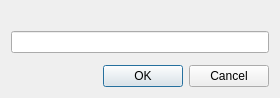
<?xml version="1.0" encoding="UTF-8"?>
<ui version="4.0">
 <class>InputDialog</class>
 <widget class="QDialog" name="InputDialog">
  <property name="geometry">
   <rect>
    <x>0</x>
    <y>0</y>
    <width>280</width>
    <height>98</height>
   </rect>
  </property>
  <property name="windowTitle">
   <string>Dialog</string>
  </property>
  <layout class="QVBoxLayout" name="verticalLayout">
   <item>
    <widget class="QLabel" name="label">
     <property name="text">
      <string/>
     </property>
    </widget>
   </item>
   <item>
    <widget class="QLineEdit" name="lineEdit">
     <property name="maxLength">
      <number>32</number>
     </property>
    </widget>
   </item>
   <item>
    <spacer name="verticalSpacer">
     <property name="orientation">
      <enum>Qt::Vertical</enum>
     </property>
     <property name="sizeHint" stdset="0">
      <size>
       <width>20</width>
       <height>10</height>
      </size>
     </property>
    </spacer>
   </item>
   <item>
    <layout class="QHBoxLayout" name="horizontalLayout">
     <item>
      <spacer name="horizontalSpacer">
       <property name="orientation">
        <enum>Qt::Horizontal</enum>
       </property>
       <property name="sizeHint" stdset="0">
        <size>
         <width>40</width>
         <height>20</height>
        </size>
       </property>
      </spacer>
     </item>
     <item>
      <widget class="QPushButton" name="okBtn">
       <property name="text">
        <string>OK</string>
       </property>
      </widget>
     </item>
     <item>
      <widget class="QPushButton" name="cancelBtn">
       <property name="text">
        <string>Cancel</string>
       </property>
      </widget>
     </item>
    </layout>
   </item>
  </layout>
 </widget>
 <resources/>
 <connections/>
</ui>
